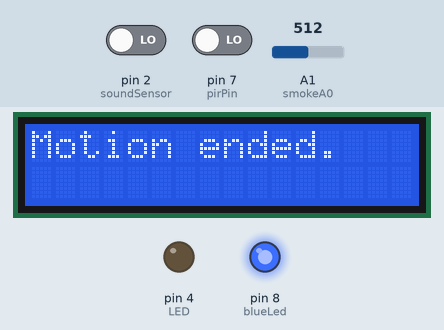
Bench run of a sketch on a simulated Arduino Uno, built with avr-gcc and run on an emulated ATmega328P. Parts: 16×2 character LCD, output pins drawn as LEDs (lit = HIGH). Dashed ring = blinking. The test bench sets the inputs (shaded band); at power-on: A1 (smokeA0) = 512, pin 7 (pirPin) LOW, pin 2 (soundSensor) LOW. What the sketch prints to the serial monitor is not drawn.

Above: at 1.2 s.
1.3 s: A1 (smokeA0) set to 490
At 2.5 s:
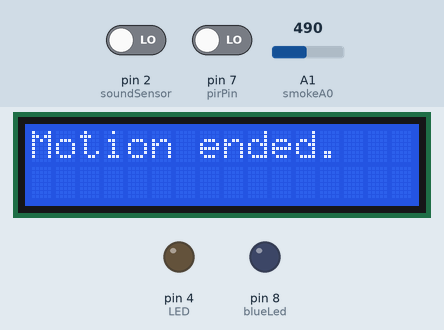
2.8 s: pin 7 (pirPin) driven HIGH
At 3.6 s:
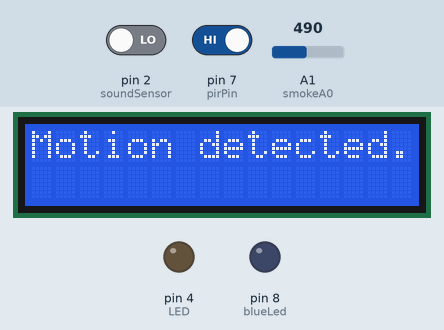
4.4 s: A1 (smokeA0) set to 1023
At 5.2 s:
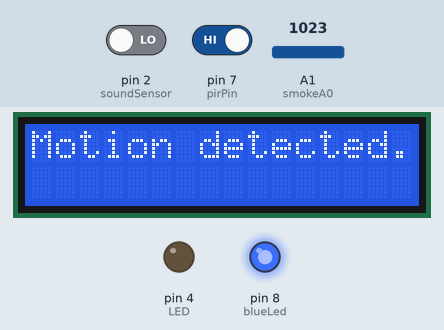
7.4 s: pin 2 (soundSensor) driven HIGH
At 7.52 s:
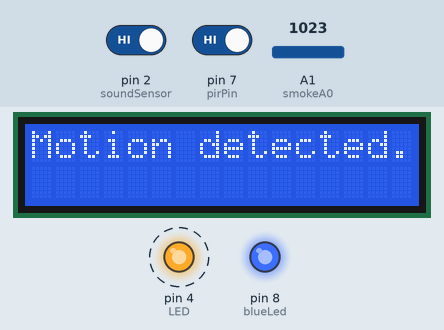
9.8 s: A1 (smokeA0) set to 306
At 9.96 s:
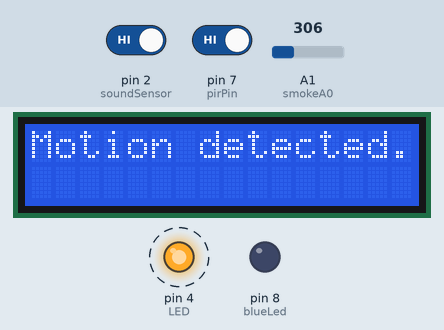
12.2 s: pin 7 (pirPin) driven LOW
At 12.68 s:
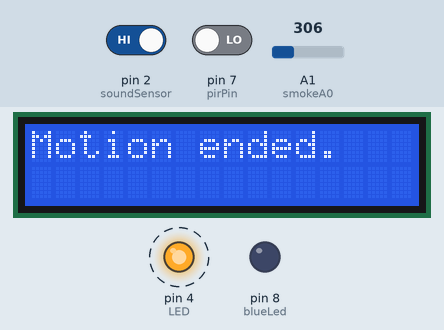
Timing chart, 0 to 15.7 s (numbered marks = the images above; inputs shaded):
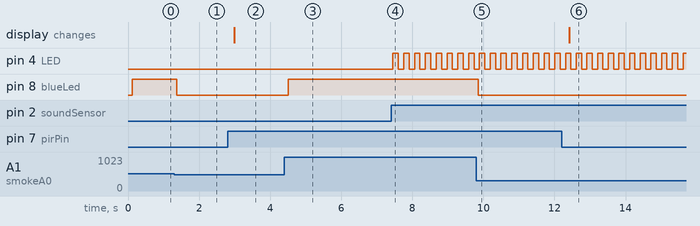

Measured:
- the behaviour switches between 501 and 500 on A1 (smokeA0) (found by bisection; images 0 and 1)
- after the input at 1.3 s, pin 8 (blueLed): HIGH → LOW after 0.07 s
- after the input at 2.8 s, the display: changes after 0.19 s (image 2)
- after the input at 4.4 s, pin 8 (blueLed): LOW → HIGH after 0.10 s
- after the input at 7.4 s, pin 4 (LED): alternates HIGH for 0.15 s and LOW for 0.15 s, starting after 0.05 s
- after the input at 9.8 s, pin 8 (blueLed): HIGH → LOW after 0.06 s
- after the input at 12.2 s, the display: changes after 0.22 s (image 6)

The sketch:

LED_MOTION-1.ino
```cpp
#include <Wire.h>
#include <LiquidCrystal_I2C.h>

LiquidCrystal_I2C lcd(0x27,16,2);  // set the LCD address to 0x27 for a 16 chars and 2 line display

int LED=4;
boolean LEDStatus=false;
boolean pirMsg=false;
int soundSensor=2;
int pirPin=7;
int blueLed = 8;
int smokeA0 = A1;
// Your threshold value
int sensorThres = 500;


void setup() {
   Serial.begin(9600);
   pinMode(LED,OUTPUT);
   pinMode(soundSensor,INPUT);
   pinMode(pirPin, INPUT);
   pinMode(blueLed, OUTPUT);
   pinMode(smokeA0, INPUT);
   lcd.init();
   lcd.backlight();
}

void loop() {
   soundSensorMethod();
   PIRSensor();
   smokeSensor();
//   delay(2000);
}


void light(boolean temp){
   if(temp==true){
        digitalWrite(LED,HIGH);
        Serial.println("Light On");
    }
    else{
        digitalWrite(LED,LOW);
        Serial.println("Light Off");
    }
  }

void sendDistplay(String myMsg){
  lcd.setCursor(0,0);
  lcd.clear();
  lcd.print(myMsg);
//  delay(3000);
  }

void PIRSensor() {
  int SensorData=digitalRead(pirPin);
   Serial.println("PIR Test");
   Serial.println(SensorData);
  if(SensorData==1){
    Serial.println("PIR Test True");
    if(pirMsg==false){
      Serial.println("PIR Test True 1");
         pirMsg==true;
         Serial.println("Motion detected.");
         sendDistplay("Motion detected.");
    }
   }
    else{
      Serial.println("PIR Test False");
//      if(pirMsg==true){
        Serial.println("PIR Test False 1");
         Serial.println("Motion ended.");
         pirMsg==false;
         sendDistplay("Motion ended.");
  }
//   delay(2000);
}

void soundSensorMethod() {
 Serial.println("Sound Test");
  int SensorData=digitalRead(soundSensor);
  Serial.println(SensorData);
  if(SensorData==1){
  Serial.println("Sound Sences");
    if(LEDStatus==false){
        LEDStatus=true;
        light(true);
//        delay(5000);
    }
    else{
        LEDStatus=false;
        light(false);
//        delay(5000);
    }
  }
    Serial.println("Sound Completed");

}
void smokeSensor() {
   Serial.println("Ssmoke Test");
   int analogSensor = analogRead(smokeA0);

  Serial.print("Pin A0: ");
  Serial.println(analogSensor);
  // Checks if it has reached the threshold value
  if (analogSensor > sensorThres)
  {
    digitalWrite(blueLed, HIGH);
  }
  else
  {
    digitalWrite(blueLed, LOW);
  }
  }
```
